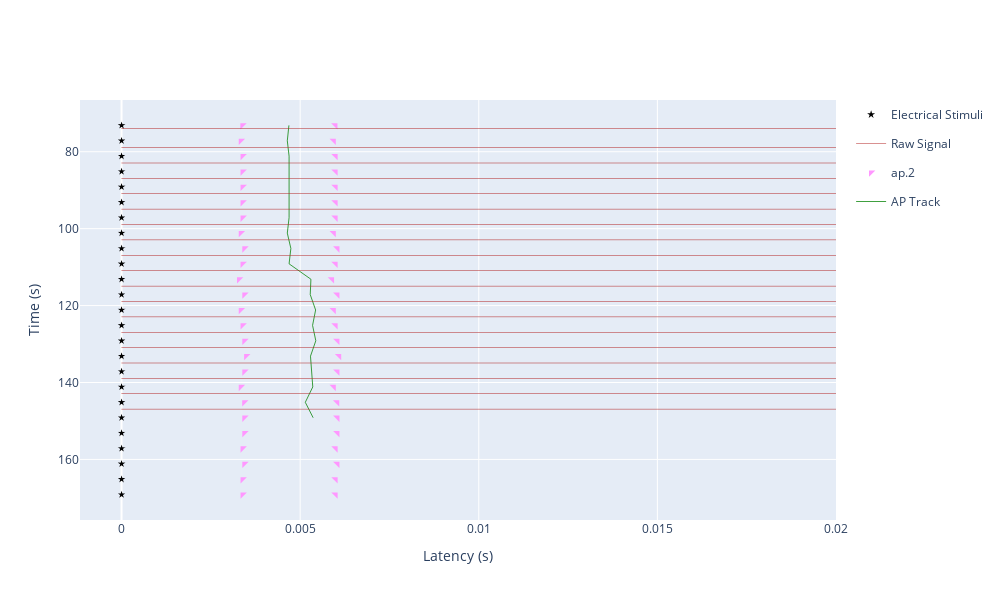

Notebook source saved alongside this figure:
### Code cell
%autoreload 2
from plotting import FallingLeafPlot

from quantities import second, minute

flp = FallingLeafPlot(recording = recording, feature_db = db)

flp.plot(action_potential_channels = "all", plot_raw_signal = True, analog_signal_channel = "rd.0", \
         t_start = 0 * minute, post_stimulus_timeframe = 0.02 * second, num_intervals = 25, 
         ap_tracks = [ap_track])

### Figure 1 — Plotly figure (JSON) as saved in the notebook; plotly's stock layout.template omitted (floating-point values rounded to 4 significant figures)
{"data": [{"hovertemplate": "%{text}", "marker": {"color": "Black", "symbol": "star"}, "mode": "markers", "name": "Electrical Stimuli", "text": ["time = 73.1444 s<br>Index = 0", "time = 77.1447 s<br>Index = 1", "time = 81.1450 s<br>Index = 2", "time = 85.1453 s<br>Index = 3", "time = 89.1456 s<br>Index = 4", "time = 93.1459 s<br>Index = 5", "time = 97.1462 s<br>Index = 6", "time = 101.1465 s<br>Index = 7", "time = 105.1468 s<br>Index = 8", "time = 109.1471 s<br>Index = 9", "time = 113.1474 s<br>Index = 10", "time = 117.1477 s<br>Index = 11", "time = 121.1480 s<br>Index = 12", "time = 125.1483 s<br>Index = 13", "time = 129.1486 s<br>Index = 14", "time = 133.1489 s<br>Index = 15", "time = 137.1492 s<br>Index = 16", "time = 141.1495 s<br>Index = 17", "time = 145.1498 s<br>Index = 18", "time = 149.1501 s<br>Index = 19", "time = 153.1504 s<br>Index = 20", "time = 157.1507 s<br>Index = 21", "time = 161.1510 s<br>Index = 22", "time = 165.1513 s<br>Index = 23", "time = 169.1516 s<br>Index = 24"], "type": "scattergl", "x": [0, 0, 0, 0, 0, 0, 0, 0, 0, 0, 0, 0, 0, 0, 0, 0, 0, 0, 0, 0, 0, 0, 0, 0, 0], "y": [73.14, 77.14, 81.14, 85.15, 89.15, 93.15, 97.15, 101.1, 105.1, 109.1, 113.1, 117.1, 121.1, 125.1, 129.1, 133.1, 137.1, 141.1, 145.1, 149.2, 153.2, 157.2, 161.2, 165.2, 169.2]}, {"hovertemplate": "%{text}", "legendgroup": "rawsignal", "line": {"color": "firebrick", "width": 0.5}, "mode": "lines", "name": "Raw Signal", "showlegend": true, "text": ["time = 73.1444 s<br>amp = 30.20 dimensionless", "time = 73.1644 s<br>amp = 30.20 dimensionless"], "type": "scattergl", "x": [0, 0.02], "y": [74.03, 74.03]}, {"hovertemplate": "%{text}", "legendgroup": "rawsignal", "line": {"color": "firebrick", "width": 0.5}, "mode": "lines", "name": "Raw Signal", "showlegend": false, "text": ["time = 77.1447 s<br>amp = 30.21 dimensionless", "time = 77.1647 s<br>amp = 30.21 dimensionless"], "type": "scattergl", "x": [0, 0.02], "y": [78.92, 78.92]}, {"hovertemplate": "%{text}", "legendgroup": "rawsignal", "line": {"color": "firebrick", "width": 0.5}, "mode": "lines", "name": "Raw Signal", "showlegend": false, "text": ["time = 81.1450 s<br>amp = 30.18 dimensionless", "time = 81.1650 s<br>amp = 30.19 dimensionless"], "type": "scattergl", "x": [0, 0.02], "y": [82.91, 82.91]}, {"hovertemplate": "%{text}", "legendgroup": "rawsignal", "line": {"color": "firebrick", "width": 0.5}, "mode": "lines", "name": "Raw Signal", "showlegend": false, "text": ["time = 85.1453 s<br>amp = 30.18 dimensionless", "time = 85.1653 s<br>amp = 30.19 dimensionless"], "type": "scattergl", "x": [0, 0.02], "y": [86.91, 86.92]}, {"hovertemplate": "%{text}", "legendgroup": "rawsignal", "line": {"color": "firebrick", "width": 0.5}, "mode": "lines", "name": "Raw Signal", "showlegend": false, "text": ["time = 89.1456 s<br>amp = 30.20 dimensionless", "time = 89.1656 s<br>amp = 30.21 dimensionless"], "type": "scattergl", "x": [0, 0.02], "y": [90.92, 90.92]}, {"hovertemplate": "%{text}", "legendgroup": "rawsignal", "line": {"color": "firebrick", "width": 0.5}, "mode": "lines", "name": "Raw Signal", "showlegend": false, "text": ["time = 93.1459 s<br>amp = 30.22 dimensionless", "time = 93.1659 s<br>amp = 30.22 dimensionless"], "type": "scattergl", "x": [0, 0.02], "y": [94.92, 94.92]}, {"hovertemplate": "%{text}", "legendgroup": "rawsignal", "line": {"color": "firebrick", "width": 0.5}, "mode": "lines", "name": "Raw Signal", "showlegend": false, "text": ["time = 97.1462 s<br>amp = 30.24 dimensionless", "time = 97.1662 s<br>amp = 30.25 dimensionless"], "type": "scattergl", "x": [0, 0.02], "y": [98.92, 98.92]}, {"hovertemplate": "%{text}", "legendgroup": "rawsignal", "line": {"color": "firebrick", "width": 0.5}, "mode": "lines", "name": "Raw Signal", "showlegend": false, "text": ["time = 101.1465 s<br>amp = 30.23 dimensionless", "time = 101.1665 s<br>amp = 30.24 dimensionless"], "type": "scattergl", "x": [0, 0.02], "y": [102.9, 102.9]}, {"hovertemplate": "%{text}", "legendgroup": "rawsignal", "line": {"color": "firebrick", "width": 0.5}, "mode": "lines", "name": "Raw Signal", "showlegend": false, "text": ["time = 105.1468 s<br>amp = 30.24 dimensionless", "time = 105.1668 s<br>amp = 30.25 dimensionless"], "type": "scattergl", "x": [0, 0.02], "y": [106.9, 106.9]}, {"hovertemplate": "%{text}", "legendgroup": "rawsignal", "line": {"color": "firebrick", "width": 0.5}, "mode": "lines", "name": "Raw Signal", "showlegend": false, "text": ["time = 109.1471 s<br>amp = 30.28 dimensionless", "time = 109.1671 s<br>amp = 30.28 dimensionless"], "type": "scattergl", "x": [0, 0.02], "y": [110.9, 110.9]}, {"hovertemplate": "%{text}", "legendgroup": "rawsignal", "line": {"color": "firebrick", "width": 0.5}, "mode": "lines", "name": "Raw Signal", "showlegend": false, "text": ["time = 113.1474 s<br>amp = 30.31 dimensionless", "time = 113.1674 s<br>amp = 30.36 dimensionless"], "type": "scattergl", "x": [0, 0.02], "y": [114.9, 114.9]}, {"hovertemplate": "%{text}", "legendgroup": "rawsignal", "line": {"color": "firebrick", "width": 0.5}, "mode": "lines", "name": "Raw Signal", "showlegend": false, "text": ["time = 117.1477 s<br>amp = 30.32 dimensionless", "time = 117.1677 s<br>amp = 30.33 dimensionless"], "type": "scattergl", "x": [0, 0.02], "y": [118.9, 118.9]}, {"hovertemplate": "%{text}", "legendgroup": "rawsignal", "line": {"color": "firebrick", "width": 0.5}, "mode": "lines", "name": "Raw Signal", "showlegend": false, "text": ["time = 121.1480 s<br>amp = 30.35 dimensionless", "time = 121.1680 s<br>amp = 30.36 dimensionless"], "type": "scattergl", "x": [0, 0.02], "y": [122.9, 122.9]}, {"hovertemplate": "%{text}", "legendgroup": "rawsignal", "line": {"color": "firebrick", "width": 0.5}, "mode": "lines", "name": "Raw Signal", "showlegend": false, "text": ["time = 125.1483 s<br>amp = 30.35 dimensionless", "time = 125.1683 s<br>amp = 30.36 dimensionless"], "type": "scattergl", "x": [0, 0.02], "y": [126.9, 126.9]}, {"hovertemplate": "%{text}", "legendgroup": "rawsignal", "line": {"color": "firebrick", "width": 0.5}, "mode": "lines", "name": "Raw Signal", "showlegend": false, "text": ["time = 129.1486 s<br>amp = 30.35 dimensionless", "time = 129.1686 s<br>amp = 30.36 dimensionless"], "type": "scattergl", "x": [0, 0.02], "y": [130.9, 130.9]}, {"hovertemplate": "%{text}", "legendgroup": "rawsignal", "line": {"color": "firebrick", "width": 0.5}, "mode": "lines", "name": "Raw Signal", "showlegend": false, "text": ["time = 133.1489 s<br>amp = 30.34 dimensionless", "time = 133.1689 s<br>amp = 30.35 dimensionless"], "type": "scattergl", "x": [0, 0.02], "y": [134.9, 134.9]}, {"hovertemplate": "%{text}", "legendgroup": "rawsignal", "line": {"color": "firebrick", "width": 0.5}, "mode": "lines", "name": "Raw Signal", "showlegend": false, "text": ["time = 137.1492 s<br>amp = 30.34 dimensionless", "time = 137.1692 s<br>amp = 30.34 dimensionless"], "type": "scattergl", "x": [0, 0.02], "y": [138.9, 138.9]}, {"hovertemplate": "%{text}", "legendgroup": "rawsignal", "line": {"color": "firebrick", "width": 0.5}, "mode": "lines", "name": "Raw Signal", "showlegend": false, "text": ["time = 141.1495 s<br>amp = 30.30 dimensionless", "time = 141.1695 s<br>amp = 30.31 dimensionless"], "type": "scattergl", "x": [0, 0.02], "y": [142.9, 142.9]}, {"hovertemplate": "%{text}", "legendgroup": "rawsignal", "line": {"color": "firebrick", "width": 0.5}, "mode": "lines", "name": "Raw Signal", "showlegend": false, "text": ["time = 145.1498 s<br>amp = 30.33 dimensionless", "time = 145.1698 s<br>amp = 30.32 dimensionless"], "type": "scattergl", "x": [0, 0.02], "y": [146.9, 146.9]}, {"hovertemplate": "%{text}", "legendgroup": "rawsignal", "line": {"color": "firebrick", "width": 0.5}, "mode": "lines", "name": "Raw Signal", "showlegend": false, "text": ["time = 149.1501 s<br>amp = 30.34 dimensionless"], "type": "scattergl", "x": [0], "y": [150.9]}, {"hovertemplate": "%{text}", "legendgroup": "rawsignal", "line": {"color": "firebrick", "width": 0.5}, "mode": "lines", "name": "Raw Signal", "showlegend": false, "text": ["time = 153.1504 s<br>amp = 30.35 dimensionless"], "type": "scattergl", "x": [0], "y": [154.9]}, {"hovertemplate": "%{text}", "legendgroup": "rawsignal", "line": {"color": "firebrick", "width": 0.5}, "mode": "lines", "name": "Raw Signal", "showlegend": false, "text": ["time = 157.1507 s<br>amp = 30.36 dimensionless"], "type": "scattergl", "x": [0], "y": [158.9]}, {"hovertemplate": "%{text}", "legendgroup": "rawsignal", "line": {"color": "firebrick", "width": 0.5}, "mode": "lines", "name": "Raw Signal", "showlegend": false, "text": ["time = 161.1510 s<br>amp = 30.37 dimensionless"], "type": "scattergl", "x": [0], "y": [162.9]}, {"hovertemplate": "%{text}", "legendgroup": "rawsignal", "line": {"color": "firebrick", "width": 0.5}, "mode": "lines", "name": "Raw Signal", "showlegend": false, "text": ["time = 165.1513 s<br>amp = 30.37 dimensionless"], "type": "scattergl", "x": [0], "y": [166.9]}, {"hovertemplate": "%{text}", "legendgroup": "rawsignal", "line": {"color": "firebrick", "width": 0.5}, "mode": "lines", "name": "Raw Signal", "showlegend": false, "text": ["time = 169.1516 s<br>amp = 30.36 dimensionless"], "type": "scattergl", "x": [0], "y": [170.0]}, {"hovertemplate": "%{text}", "marker": {"size": 7, "symbol": []}, "mode": "markers", "name": "ap.0", "showlegend": true, "text": [], "type": "scatter", "x": [], "y": []}, {"hovertemplate": "%{text}", "marker": {"size": 7, "symbol": []}, "mode": "markers", "name": "ap.1", "showlegend": true, "text": [], "type": "scatter", "x": [], "y": []}, {"hovertemplate": "%{text}", "marker": {"size": 7, "symbol": ["triangle-nw", "triangle-ne", "triangle-nw", "triangle-ne", "triangle-nw", "triangle-ne", "triangle-nw", "triangle-ne", "triangle-nw", "triangle-ne", "triangle-nw", "triangle-ne", "triangle-nw", "triangle-ne", "triangle-nw", "triangle-ne", "triangle-nw", "triangle-ne", "triangle-nw", "triangle-ne", "triangle-nw", "triangle-ne", "triangle-nw", "triangle-ne", "triangle-nw", "triangle-ne", "triangle-nw", "triangle-ne", "triangle-nw", "triangle-ne", "triangle-nw", "triangle-ne", "triangle-nw", "triangle-ne", "triangle-nw", "triangle-ne", "triangle-nw", "triangle-ne", "triangle-nw", "triangle-ne", "triangle-nw", "triangle-ne", "triangle-nw", "triangle-ne", "triangle-nw", "triangle-ne", "triangle-nw", "triangle-ne", "triangle-nw", "triangle-ne"]}, "mode": "markers", "name": "ap.2", "showlegend": true, "text": ["Latency: 0.0034 s", "Latency: 0.0060 s", "Latency: 0.0033 s", "Latency: 0.0059 s", "Latency: 0.0034 s", "Latency: 0.0060 s", "Latency: 0.0034 s", "Latency: 0.0060 s", "Latency: 0.0034 s", "Latency: 0.0060 s", "Latency: 0.0034 s", "Latency: 0.0060 s", "Latency: 0.0034 s", "Latency: 0.0060 s", "Latency: 0.0033 s", "Latency: 0.0059 s", "Latency: 0.0034 s", "Latency: 0.0060 s", "Latency: 0.0034 s", "Latency: 0.0060 s", "Latency: 0.0033 s", "Latency: 0.0059 s", "Latency: 0.0034 s", "Latency: 0.0060 s", "Latency: 0.0033 s", "Latency: 0.0059 s", "Latency: 0.0034 s", "Latency: 0.0060 s", "Latency: 0.0034 s", "Latency: 0.0060 s", "Latency: 0.0035 s", "Latency: 0.0061 s", "Latency: 0.0034 s", "Latency: 0.0060 s", "Latency: 0.0033 s", "Latency: 0.0059 s", "Latency: 0.0034 s", "Latency: 0.0060 s", "Latency: 0.0034 s", "Latency: 0.0060 s", "Latency: 0.0034 s", "Latency: 0.0060 s", "Latency: 0.0034 s", "Latency: 0.0060 s", "Latency: 0.0034 s", "Latency: 0.0060 s", "Latency: 0.0034 s", "Latency: 0.0060 s", "Latency: 0.0034 s", "Latency: 0.0060 s"], "type": "scatter", "x": [0.003385, 0.005985, 0.00334, 0.00594, 0.00339, 0.00599, 0.00339, 0.00599, 0.00339, 0.00599, 0.00339, 0.00599, 0.00339, 0.00599, 0.00334, 0.00594, 0.00344, 0.00604, 0.00339, 0.00599, 0.00329, 0.00589, 0.00344, 0.00604, 0.00334, 0.00594, 0.00339, 0.00599, 0.00344, 0.00604, 0.00349, 0.00609, 0.00344, 0.00604, 0.00334, 0.00594, 0.003435, 0.006035, 0.00344, 0.00604, 0.00344, 0.00604, 0.00339, 0.00599, 0.00344, 0.00604, 0.00339, 0.00599, 0.00339, 0.00599], "y": [73.14, 73.14, 77.14, 77.14, 81.14, 81.14, 85.15, 85.15, 89.15, 89.15, 93.15, 93.15, 97.15, 97.15, 101.1, 101.1, 105.1, 105.1, 109.1, 109.1, 113.1, 113.1, 117.1, 117.1, 121.1, 121.1, 125.1, 125.1, 129.1, 129.1, 133.1, 133.1, 137.1, 137.1, 141.1, 141.1, 145.1, 145.1, 149.2, 149.2, 153.2, 153.2, 157.2, 157.2, 161.2, 161.2, 165.2, 165.2, 169.2, 169.2]}, {"hovertemplate": "%{text}", "marker": {"size": 7, "symbol": []}, "mode": "markers", "name": "ap.3", "showlegend": true, "text": [], "type": "scatter", "x": [], "y": []}, {"hovertemplate": "%{text}", "marker": {"size": 7, "symbol": []}, "mode": "markers", "name": "ap.4", "showlegend": true, "text": [], "type": "scatter", "x": [], "y": []}, {"line": {"color": "green", "width": 0.75}, "mode": "lines", "name": "AP Track", "type": "scatter", "x": [0.004685, 0.00464, 0.00469, 0.00469, 0.00469, 0.00469, 0.00469, 0.00464, 0.00474, 0.00469, 0.005301, 0.005282, 0.005432, 0.005347, 0.005438, 0.005289, 0.005321, 0.005353, 0.005144, 0.005363], "y": [73.14, 77.14, 81.14, 85.15, 89.15, 93.15, 97.15, 101.1, 105.1, 109.1, 113.1, 117.1, 121.1, 125.1, 129.1, 133.1, 137.1, 141.1, 145.1, 149.2]}], "layout": {"height": 600, "width": 1000, "xaxis": {"title": {"text": "Latency (s)"}}, "yaxis": {"autorange": "reversed", "title": {"text": "Time (s)"}}}}
